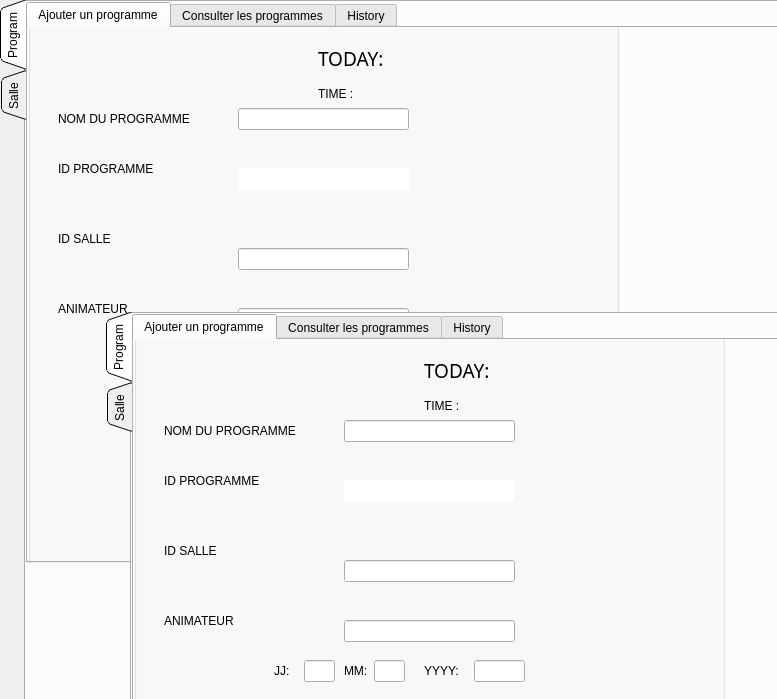
<?xml version="1.0" encoding="UTF-8"?>
<ui version="4.0">
 <class>prog_salle</class>
 <widget class="QDialog" name="prog_salle">
  <property name="geometry">
   <rect>
    <x>0</x>
    <y>0</y>
    <width>777</width>
    <height>699</height>
   </rect>
  </property>
  <property name="windowTitle">
   <string>Dialog</string>
  </property>
  <widget class="QTabWidget" name="tabWidget">
   <property name="geometry">
    <rect>
     <x>0</x>
     <y>0</y>
     <width>1101</width>
     <height>781</height>
    </rect>
   </property>
   <property name="tabPosition">
    <enum>QTabWidget::West</enum>
   </property>
   <property name="tabShape">
    <enum>QTabWidget::Triangular</enum>
   </property>
   <property name="currentIndex">
    <number>0</number>
   </property>
   <widget class="QWidget" name="tab">
    <attribute name="title">
     <string>Program</string>
    </attribute>
    <widget class="QTabWidget" name="suppreimer_tout">
     <property name="geometry">
      <rect>
       <x>0</x>
       <y>0</y>
       <width>1381</width>
       <height>561</height>
      </rect>
     </property>
     <property name="currentIndex">
      <number>0</number>
     </property>
     <widget class="QWidget" name="tab_8">
      <attribute name="title">
       <string>Ajouter un programme</string>
      </attribute>
      <widget class="QGroupBox" name="groupBox_2">
       <property name="geometry">
        <rect>
         <x>0</x>
         <y>-20</y>
         <width>591</width>
         <height>561</height>
        </rect>
       </property>
       <property name="title">
        <string>ajout</string>
       </property>
       <widget class="QLabel" name="label_26">
        <property name="geometry">
         <rect>
          <x>30</x>
          <y>280</y>
          <width>141</width>
          <height>41</height>
         </rect>
        </property>
        <property name="text">
         <string>ANIMATEUR</string>
        </property>
       </widget>
       <widget class="QLabel" name="label_27">
        <property name="geometry">
         <rect>
          <x>30</x>
          <y>90</y>
          <width>141</width>
          <height>41</height>
         </rect>
        </property>
        <property name="text">
         <string>NOM DU PROGRAMME</string>
        </property>
       </widget>
       <widget class="QPushButton" name="bp_ajout_2">
        <property name="geometry">
         <rect>
          <x>170</x>
          <y>410</y>
          <width>121</width>
          <height>28</height>
         </rect>
        </property>
        <property name="styleSheet">
         <string notr="true">background-color: rgb(255, 125, 60);</string>
        </property>
        <property name="text">
         <string>Ajout D'emission</string>
        </property>
       </widget>
       <widget class="QLabel" name="label_28">
        <property name="geometry">
         <rect>
          <x>30</x>
          <y>150</y>
          <width>141</width>
          <height>21</height>
         </rect>
        </property>
        <property name="text">
         <string>ID PROGRAMME</string>
        </property>
       </widget>
       <widget class="QLabel" name="label_29">
        <property name="geometry">
         <rect>
          <x>30</x>
          <y>210</y>
          <width>141</width>
          <height>41</height>
         </rect>
        </property>
        <property name="text">
         <string>ID SALLE</string>
        </property>
       </widget>
       <widget class="QLineEdit" name="le_nom_p">
        <property name="geometry">
         <rect>
          <x>210</x>
          <y>100</y>
          <width>171</width>
          <height>22</height>
         </rect>
        </property>
       </widget>
       <widget class="QLineEdit" name="le_id_p">
        <property name="geometry">
         <rect>
          <x>210</x>
          <y>160</y>
          <width>171</width>
          <height>22</height>
         </rect>
        </property>
        <property name="mouseTracking">
         <bool>false</bool>
        </property>
        <property name="acceptDrops">
         <bool>false</bool>
        </property>
        <property name="frame">
         <bool>false</bool>
        </property>
       </widget>
       <widget class="QLineEdit" name="le_ids_2">
        <property name="geometry">
         <rect>
          <x>210</x>
          <y>240</y>
          <width>171</width>
          <height>22</height>
         </rect>
        </property>
       </widget>
       <widget class="QLineEdit" name="le_anim_2">
        <property name="geometry">
         <rect>
          <x>210</x>
          <y>300</y>
          <width>171</width>
          <height>22</height>
         </rect>
        </property>
       </widget>
       <widget class="QLabel" name="label_30">
        <property name="geometry">
         <rect>
          <x>120</x>
          <y>460</y>
          <width>91</width>
          <height>20</height>
         </rect>
        </property>
        <property name="text">
         <string>ID a supprimer:</string>
        </property>
       </widget>
       <widget class="QLineEdit" name="le_id_supp_3">
        <property name="geometry">
         <rect>
          <x>230</x>
          <y>450</y>
          <width>113</width>
          <height>31</height>
         </rect>
        </property>
       </widget>
       <widget class="QPushButton" name="le_id_supp_4">
        <property name="geometry">
         <rect>
          <x>240</x>
          <y>500</y>
          <width>93</width>
          <height>28</height>
         </rect>
        </property>
        <property name="text">
         <string>Supprimer</string>
        </property>
       </widget>
       <widget class="QPushButton" name="modif_2">
        <property name="geometry">
         <rect>
          <x>330</x>
          <y>410</y>
          <width>93</width>
          <height>28</height>
         </rect>
        </property>
        <property name="text">
         <string>Modifier</string>
        </property>
       </widget>
       <widget class="QLabel" name="label_31">
        <property name="geometry">
         <rect>
          <x>140</x>
          <y>340</y>
          <width>21</width>
          <height>21</height>
         </rect>
        </property>
        <property name="text">
         <string>JJ:</string>
        </property>
       </widget>
       <widget class="QLabel" name="label_32">
        <property name="geometry">
         <rect>
          <x>210</x>
          <y>340</y>
          <width>31</width>
          <height>21</height>
         </rect>
        </property>
        <property name="text">
         <string>MM:</string>
        </property>
       </widget>
       <widget class="QLabel" name="label_33">
        <property name="geometry">
         <rect>
          <x>290</x>
          <y>340</y>
          <width>41</width>
          <height>21</height>
         </rect>
        </property>
        <property name="text">
         <string>YYYY:</string>
        </property>
       </widget>
       <widget class="QLineEdit" name="jj_2">
        <property name="geometry">
         <rect>
          <x>170</x>
          <y>340</y>
          <width>31</width>
          <height>22</height>
         </rect>
        </property>
       </widget>
       <widget class="QLineEdit" name="mm_2">
        <property name="geometry">
         <rect>
          <x>240</x>
          <y>340</y>
          <width>31</width>
          <height>22</height>
         </rect>
        </property>
       </widget>
       <widget class="QLineEdit" name="yyyy_2">
        <property name="geometry">
         <rect>
          <x>340</x>
          <y>340</y>
          <width>51</width>
          <height>22</height>
         </rect>
        </property>
       </widget>
       <widget class="QLabel" name="label_34">
        <property name="geometry">
         <rect>
          <x>120</x>
          <y>380</y>
          <width>41</width>
          <height>21</height>
         </rect>
        </property>
        <property name="text">
         <string>Heure:</string>
        </property>
       </widget>
       <widget class="QLabel" name="label_35">
        <property name="geometry">
         <rect>
          <x>250</x>
          <y>380</y>
          <width>31</width>
          <height>21</height>
         </rect>
        </property>
        <property name="text">
         <string>min:</string>
        </property>
       </widget>
       <widget class="QLineEdit" name="hh_2">
        <property name="geometry">
         <rect>
          <x>170</x>
          <y>380</y>
          <width>31</width>
          <height>22</height>
         </rect>
        </property>
       </widget>
       <widget class="QLineEdit" name="min_2">
        <property name="geometry">
         <rect>
          <x>290</x>
          <y>380</y>
          <width>31</width>
          <height>22</height>
         </rect>
        </property>
       </widget>
       <widget class="QLabel" name="label_36">
        <property name="geometry">
         <rect>
          <x>290</x>
          <y>40</y>
          <width>81</width>
          <height>21</height>
         </rect>
        </property>
        <property name="font">
         <font>
          <family>Dubai</family>
          <pointsize>14</pointsize>
         </font>
        </property>
        <property name="text">
         <string>TODAY:</string>
        </property>
       </widget>
       <widget class="QLabel" name="label_37">
        <property name="geometry">
         <rect>
          <x>290</x>
          <y>70</y>
          <width>61</width>
          <height>31</height>
         </rect>
        </property>
        <property name="styleSheet">
         <string notr="true">font: 57 12pt &quot;Dubai Medium&quot;;</string>
        </property>
        <property name="text">
         <string>TIME :</string>
        </property>
       </widget>
       <widget class="QLabel" name="time_4">
        <property name="geometry">
         <rect>
          <x>360</x>
          <y>70</y>
          <width>221</width>
          <height>31</height>
         </rect>
        </property>
        <property name="font">
         <font>
          <family>MS Shell Dlg 2</family>
          <pointsize>18</pointsize>
         </font>
        </property>
        <property name="text">
         <string/>
        </property>
       </widget>
       <widget class="QLabel" name="date_2">
        <property name="geometry">
         <rect>
          <x>375</x>
          <y>35</y>
          <width>171</width>
          <height>31</height>
         </rect>
        </property>
        <property name="text">
         <string/>
        </property>
       </widget>
       <widget class="QLineEdit" name="leviwes_2">
        <property name="geometry">
         <rect>
          <x>450</x>
          <y>380</y>
          <width>61</width>
          <height>22</height>
         </rect>
        </property>
       </widget>
       <widget class="QLabel" name="label_38">
        <property name="geometry">
         <rect>
          <x>390</x>
          <y>380</y>
          <width>41</width>
          <height>21</height>
         </rect>
        </property>
        <property name="text">
         <string>views:</string>
        </property>
       </widget>
      </widget>
     </widget>
     <widget class="QWidget" name="tab_9">
      <attribute name="title">
       <string>Consulter les programmes</string>
      </attribute>
      <widget class="QTableView" name="tableView_7">
       <property name="geometry">
        <rect>
         <x>20</x>
         <y>250</y>
         <width>731</width>
         <height>231</height>
        </rect>
       </property>
       <property name="styleSheet">
        <string notr="true"/>
       </property>
      </widget>
      <widget class="QLabel" name="label_39">
       <property name="geometry">
        <rect>
         <x>120</x>
         <y>65</y>
         <width>71</width>
         <height>21</height>
        </rect>
       </property>
       <property name="text">
        <string>Recherche:</string>
       </property>
      </widget>
      <widget class="QLineEdit" name="le_rech_2">
       <property name="geometry">
        <rect>
         <x>280</x>
         <y>60</y>
         <width>181</width>
         <height>22</height>
        </rect>
       </property>
      </widget>
      <widget class="QTableView" name="tableView_8">
       <property name="geometry">
        <rect>
         <x>210</x>
         <y>100</y>
         <width>331</width>
         <height>131</height>
        </rect>
       </property>
      </widget>
      <widget class="QPushButton" name="pushButton_4">
       <property name="geometry">
        <rect>
         <x>490</x>
         <y>60</y>
         <width>93</width>
         <height>28</height>
        </rect>
       </property>
       <property name="text">
        <string>recherch</string>
       </property>
      </widget>
      <widget class="QPushButton" name="le_tri_2">
       <property name="geometry">
        <rect>
         <x>340</x>
         <y>490</y>
         <width>93</width>
         <height>28</height>
        </rect>
       </property>
       <property name="text">
        <string>Trier</string>
       </property>
      </widget>
      <widget class="QPushButton" name="pdf_2">
       <property name="geometry">
        <rect>
         <x>460</x>
         <y>490</y>
         <width>93</width>
         <height>28</height>
        </rect>
       </property>
       <property name="text">
        <string>PDF</string>
       </property>
      </widget>
      <widget class="QLabel" name="time_5">
       <property name="geometry">
        <rect>
         <x>250</x>
         <y>10</y>
         <width>221</width>
         <height>31</height>
        </rect>
       </property>
       <property name="font">
        <font>
         <family>MS Shell Dlg 2</family>
         <pointsize>18</pointsize>
        </font>
       </property>
       <property name="text">
        <string/>
       </property>
      </widget>
      <widget class="QLabel" name="label_40">
       <property name="geometry">
        <rect>
         <x>130</x>
         <y>20</y>
         <width>91</width>
         <height>20</height>
        </rect>
       </property>
       <property name="text">
        <string>Game time</string>
       </property>
      </widget>
      <widget class="QLabel" name="time_6">
       <property name="geometry">
        <rect>
         <x>240</x>
         <y>20</y>
         <width>221</width>
         <height>31</height>
        </rect>
       </property>
       <property name="font">
        <font>
         <family>MS Shell Dlg 2</family>
         <pointsize>18</pointsize>
        </font>
       </property>
       <property name="text">
        <string/>
       </property>
      </widget>
      <widget class="QComboBox" name="week_2">
       <property name="geometry">
        <rect>
         <x>520</x>
         <y>20</y>
         <width>73</width>
         <height>22</height>
        </rect>
       </property>
       <item>
        <property name="text">
         <string>WEEK</string>
        </property>
       </item>
       <item>
        <property name="text">
         <string>1</string>
        </property>
       </item>
       <item>
        <property name="text">
         <string>2</string>
        </property>
       </item>
       <item>
        <property name="text">
         <string>3</string>
        </property>
       </item>
       <item>
        <property name="text">
         <string>4</string>
        </property>
       </item>
       <item>
        <property name="text">
         <string>5</string>
        </property>
       </item>
       <item>
        <property name="text">
         <string>6</string>
        </property>
       </item>
       <item>
        <property name="text">
         <string>7</string>
        </property>
       </item>
       <item>
        <property name="text">
         <string>8</string>
        </property>
       </item>
       <item>
        <property name="text">
         <string>9</string>
        </property>
       </item>
       <item>
        <property name="text">
         <string>10</string>
        </property>
       </item>
       <item>
        <property name="text">
         <string>11</string>
        </property>
       </item>
       <item>
        <property name="text">
         <string>12</string>
        </property>
       </item>
      </widget>
     </widget>
     <widget class="QWidget" name="tab_10">
      <attribute name="title">
       <string>History</string>
      </attribute>
      <widget class="QTableView" name="tableView_9">
       <property name="geometry">
        <rect>
         <x>90</x>
         <y>10</y>
         <width>571</width>
         <height>341</height>
        </rect>
       </property>
      </widget>
      <widget class="QPushButton" name="historique_2">
       <property name="geometry">
        <rect>
         <x>130</x>
         <y>370</y>
         <width>93</width>
         <height>28</height>
        </rect>
       </property>
       <property name="text">
        <string>Historique</string>
       </property>
      </widget>
      <widget class="QPushButton" name="chart_2">
       <property name="geometry">
        <rect>
         <x>550</x>
         <y>370</y>
         <width>93</width>
         <height>28</height>
        </rect>
       </property>
       <property name="text">
        <string>stat</string>
       </property>
      </widget>
      <widget class="QPushButton" name="supprimer_historique_2">
       <property name="geometry">
        <rect>
         <x>340</x>
         <y>430</y>
         <width>93</width>
         <height>28</height>
        </rect>
       </property>
       <property name="text">
        <string>supprimer</string>
       </property>
      </widget>
      <widget class="QLineEdit" name="le_supph_2">
       <property name="geometry">
        <rect>
         <x>180</x>
         <y>430</y>
         <width>113</width>
         <height>22</height>
        </rect>
       </property>
      </widget>
      <widget class="QPushButton" name="supprimer_tout_2">
       <property name="geometry">
        <rect>
         <x>470</x>
         <y>430</y>
         <width>101</width>
         <height>28</height>
        </rect>
       </property>
       <property name="text">
        <string>supprimer tout</string>
       </property>
      </widget>
     </widget>
    </widget>
    <widget class="QTabWidget" name="tabWidget_2">
     <property name="geometry">
      <rect>
       <x>80</x>
       <y>310</y>
       <width>1101</width>
       <height>781</height>
      </rect>
     </property>
     <property name="tabPosition">
      <enum>QTabWidget::West</enum>
     </property>
     <property name="tabShape">
      <enum>QTabWidget::Triangular</enum>
     </property>
     <property name="currentIndex">
      <number>0</number>
     </property>
     <widget class="QWidget" name="tab_3">
      <attribute name="title">
       <string>Program</string>
      </attribute>
      <widget class="QTabWidget" name="suppreimer_tout_2">
       <property name="geometry">
        <rect>
         <x>0</x>
         <y>0</y>
         <width>1381</width>
         <height>561</height>
        </rect>
       </property>
       <property name="currentIndex">
        <number>0</number>
       </property>
       <widget class="QWidget" name="tab_11">
        <attribute name="title">
         <string>Ajouter un programme</string>
        </attribute>
        <widget class="QGroupBox" name="groupBox_3">
         <property name="geometry">
          <rect>
           <x>0</x>
           <y>-20</y>
           <width>591</width>
           <height>561</height>
          </rect>
         </property>
         <property name="title">
          <string>ajout</string>
         </property>
         <widget class="QLabel" name="label_41">
          <property name="geometry">
           <rect>
            <x>30</x>
            <y>280</y>
            <width>141</width>
            <height>41</height>
           </rect>
          </property>
          <property name="text">
           <string>ANIMATEUR</string>
          </property>
         </widget>
         <widget class="QLabel" name="label_42">
          <property name="geometry">
           <rect>
            <x>30</x>
            <y>90</y>
            <width>141</width>
            <height>41</height>
           </rect>
          </property>
          <property name="text">
           <string>NOM DU PROGRAMME</string>
          </property>
         </widget>
         <widget class="QPushButton" name="bp_ajout_3">
          <property name="geometry">
           <rect>
            <x>170</x>
            <y>410</y>
            <width>121</width>
            <height>28</height>
           </rect>
          </property>
          <property name="styleSheet">
           <string notr="true">background-color: rgb(255, 125, 60);</string>
          </property>
          <property name="text">
           <string>Ajout D'emission</string>
          </property>
         </widget>
         <widget class="QLabel" name="label_43">
          <property name="geometry">
           <rect>
            <x>30</x>
            <y>150</y>
            <width>141</width>
            <height>21</height>
           </rect>
          </property>
          <property name="text">
           <string>ID PROGRAMME</string>
          </property>
         </widget>
         <widget class="QLabel" name="label_44">
          <property name="geometry">
           <rect>
            <x>30</x>
            <y>210</y>
            <width>141</width>
            <height>41</height>
           </rect>
          </property>
          <property name="text">
           <string>ID SALLE</string>
          </property>
         </widget>
         <widget class="QLineEdit" name="le_nom_p_2">
          <property name="geometry">
           <rect>
            <x>210</x>
            <y>100</y>
            <width>171</width>
            <height>22</height>
           </rect>
          </property>
         </widget>
         <widget class="QLineEdit" name="le_id_p_2">
          <property name="geometry">
           <rect>
            <x>210</x>
            <y>160</y>
            <width>171</width>
            <height>22</height>
           </rect>
          </property>
          <property name="mouseTracking">
           <bool>false</bool>
          </property>
          <property name="acceptDrops">
           <bool>false</bool>
          </property>
          <property name="frame">
           <bool>false</bool>
          </property>
         </widget>
         <widget class="QLineEdit" name="le_ids_3">
          <property name="geometry">
           <rect>
            <x>210</x>
            <y>240</y>
            <width>171</width>
            <height>22</height>
           </rect>
          </property>
         </widget>
         <widget class="QLineEdit" name="le_anim_3">
          <property name="geometry">
           <rect>
            <x>210</x>
            <y>300</y>
            <width>171</width>
            <height>22</height>
           </rect>
          </property>
         </widget>
         <widget class="QLabel" name="label_45">
          <property name="geometry">
           <rect>
            <x>120</x>
            <y>460</y>
            <width>91</width>
            <height>20</height>
           </rect>
          </property>
          <property name="text">
           <string>ID a supprimer:</string>
          </property>
         </widget>
         <widget class="QLineEdit" name="le_id_supp_5">
          <property name="geometry">
           <rect>
            <x>230</x>
            <y>450</y>
            <width>113</width>
            <height>31</height>
           </rect>
          </property>
         </widget>
         <widget class="QPushButton" name="le_id_supp_6">
          <property name="geometry">
           <rect>
            <x>240</x>
            <y>500</y>
            <width>93</width>
            <height>28</height>
           </rect>
          </property>
          <property name="text">
           <string>Supprimer</string>
          </property>
         </widget>
         <widget class="QPushButton" name="modif_3">
          <property name="geometry">
           <rect>
            <x>330</x>
            <y>410</y>
            <width>93</width>
            <height>28</height>
           </rect>
          </property>
          <property name="text">
           <string>Modifier</string>
          </property>
         </widget>
         <widget class="QLabel" name="label_46">
          <property name="geometry">
           <rect>
            <x>140</x>
            <y>340</y>
            <width>21</width>
            <height>21</height>
           </rect>
          </property>
          <property name="text">
           <string>JJ:</string>
          </property>
         </widget>
         <widget class="QLabel" name="label_47">
          <property name="geometry">
           <rect>
            <x>210</x>
            <y>340</y>
            <width>31</width>
            <height>21</height>
           </rect>
          </property>
          <property name="text">
           <string>MM:</string>
          </property>
         </widget>
         <widget class="QLabel" name="label_48">
          <property name="geometry">
           <rect>
            <x>290</x>
            <y>340</y>
            <width>41</width>
            <height>21</height>
           </rect>
          </property>
          <property name="text">
           <string>YYYY:</string>
          </property>
         </widget>
         <widget class="QLineEdit" name="jj_3">
          <property name="geometry">
           <rect>
            <x>170</x>
            <y>340</y>
            <width>31</width>
            <height>22</height>
           </rect>
          </property>
         </widget>
         <widget class="QLineEdit" name="mm_3">
          <property name="geometry">
           <rect>
            <x>240</x>
            <y>340</y>
            <width>31</width>
            <height>22</height>
           </rect>
          </property>
         </widget>
         <widget class="QLineEdit" name="yyyy_3">
          <property name="geometry">
           <rect>
            <x>340</x>
            <y>340</y>
            <width>51</width>
            <height>22</height>
           </rect>
          </property>
         </widget>
         <widget class="QLabel" name="label_49">
          <property name="geometry">
           <rect>
            <x>120</x>
            <y>380</y>
            <width>41</width>
            <height>21</height>
           </rect>
          </property>
          <property name="text">
           <string>Heure:</string>
          </property>
         </widget>
         <widget class="QLabel" name="label_50">
          <property name="geometry">
           <rect>
            <x>250</x>
            <y>380</y>
            <width>31</width>
            <height>21</height>
           </rect>
          </property>
          <property name="text">
           <string>min:</string>
          </property>
         </widget>
         <widget class="QLineEdit" name="hh_3">
          <property name="geometry">
           <rect>
            <x>170</x>
            <y>380</y>
            <width>31</width>
            <height>22</height>
           </rect>
          </property>
         </widget>
         <widget class="QLineEdit" name="min_3">
          <property name="geometry">
           <rect>
            <x>290</x>
            <y>380</y>
            <width>31</width>
            <height>22</height>
           </rect>
          </property>
         </widget>
         <widget class="QLabel" name="label_51">
          <property name="geometry">
           <rect>
            <x>290</x>
            <y>40</y>
            <width>81</width>
            <height>21</height>
           </rect>
          </property>
          <property name="font">
           <font>
            <family>Dubai</family>
            <pointsize>14</pointsize>
           </font>
          </property>
          <property name="text">
           <string>TODAY:</string>
          </property>
         </widget>
         <widget class="QLabel" name="label_52">
          <property name="geometry">
           <rect>
            <x>290</x>
            <y>70</y>
            <width>61</width>
            <height>31</height>
           </rect>
          </property>
          <property name="styleSheet">
           <string notr="true">font: 57 12pt &quot;Dubai Medium&quot;;</string>
          </property>
          <property name="text">
           <string>TIME :</string>
          </property>
         </widget>
         <widget class="QLabel" name="time_7">
          <property name="geometry">
           <rect>
            <x>360</x>
            <y>70</y>
            <width>221</width>
            <height>31</height>
           </rect>
          </property>
          <property name="font">
           <font>
            <family>MS Shell Dlg 2</family>
            <pointsize>18</pointsize>
           </font>
          </property>
          <property name="text">
           <string/>
          </property>
         </widget>
         <widget class="QLabel" name="date_3">
          <property name="geometry">
           <rect>
            <x>375</x>
            <y>35</y>
            <width>171</width>
            <height>31</height>
           </rect>
          </property>
          <property name="text">
           <string/>
          </property>
         </widget>
         <widget class="QLineEdit" name="leviwes_3">
          <property name="geometry">
           <rect>
            <x>450</x>
            <y>380</y>
            <width>61</width>
            <height>22</height>
           </rect>
          </property>
         </widget>
         <widget class="QLabel" name="label_53">
          <property name="geometry">
           <rect>
            <x>390</x>
            <y>380</y>
            <width>41</width>
            <height>21</height>
           </rect>
          </property>
          <property name="text">
           <string>views:</string>
          </property>
         </widget>
        </widget>
       </widget>
       <widget class="QWidget" name="tab_12">
        <attribute name="title">
         <string>Consulter les programmes</string>
        </attribute>
        <widget class="QTableView" name="tableView_10">
         <property name="geometry">
          <rect>
           <x>20</x>
           <y>250</y>
           <width>731</width>
           <height>231</height>
          </rect>
         </property>
         <property name="styleSheet">
          <string notr="true"/>
         </property>
        </widget>
        <widget class="QLabel" name="label_54">
         <property name="geometry">
          <rect>
           <x>120</x>
           <y>65</y>
           <width>71</width>
           <height>21</height>
          </rect>
         </property>
         <property name="text">
          <string>Recherche:</string>
         </property>
        </widget>
        <widget class="QLineEdit" name="le_rech_3">
         <property name="geometry">
          <rect>
           <x>280</x>
           <y>60</y>
           <width>181</width>
           <height>22</height>
          </rect>
         </property>
        </widget>
        <widget class="QTableView" name="tableView_11">
         <property name="geometry">
          <rect>
           <x>210</x>
           <y>100</y>
           <width>331</width>
           <height>131</height>
          </rect>
         </property>
        </widget>
        <widget class="QPushButton" name="pushButton_5">
         <property name="geometry">
          <rect>
           <x>490</x>
           <y>60</y>
           <width>93</width>
           <height>28</height>
          </rect>
         </property>
         <property name="text">
          <string>recherch</string>
         </property>
        </widget>
        <widget class="QPushButton" name="le_tri_3">
         <property name="geometry">
          <rect>
           <x>340</x>
           <y>490</y>
           <width>93</width>
           <height>28</height>
          </rect>
         </property>
         <property name="text">
          <string>Trier</string>
         </property>
        </widget>
        <widget class="QPushButton" name="pdf_3">
         <property name="geometry">
          <rect>
           <x>460</x>
           <y>490</y>
           <width>93</width>
           <height>28</height>
          </rect>
         </property>
         <property name="text">
          <string>PDF</string>
         </property>
        </widget>
        <widget class="QLabel" name="time_8">
         <property name="geometry">
          <rect>
           <x>250</x>
           <y>10</y>
           <width>221</width>
           <height>31</height>
          </rect>
         </property>
         <property name="font">
          <font>
           <family>MS Shell Dlg 2</family>
           <pointsize>18</pointsize>
          </font>
         </property>
         <property name="text">
          <string/>
         </property>
        </widget>
        <widget class="QLabel" name="label_55">
         <property name="geometry">
          <rect>
           <x>130</x>
           <y>20</y>
           <width>91</width>
           <height>20</height>
          </rect>
         </property>
         <property name="text">
          <string>Game time</string>
         </property>
        </widget>
        <widget class="QLabel" name="time_9">
         <property name="geometry">
          <rect>
           <x>240</x>
           <y>20</y>
           <width>221</width>
           <height>31</height>
          </rect>
         </property>
         <property name="font">
          <font>
           <family>MS Shell Dlg 2</family>
           <pointsize>18</pointsize>
          </font>
         </property>
         <property name="text">
          <string/>
         </property>
        </widget>
        <widget class="QComboBox" name="week_3">
         <property name="geometry">
          <rect>
           <x>520</x>
           <y>20</y>
           <width>73</width>
           <height>22</height>
          </rect>
         </property>
         <item>
          <property name="text">
           <string>WEEK</string>
          </property>
         </item>
         <item>
          <property name="text">
           <string>1</string>
          </property>
         </item>
         <item>
          <property name="text">
           <string>2</string>
          </property>
         </item>
         <item>
          <property name="text">
           <string>3</string>
          </property>
         </item>
         <item>
          <property name="text">
           <string>4</string>
          </property>
         </item>
         <item>
          <property name="text">
           <string>5</string>
          </property>
         </item>
         <item>
          <property name="text">
           <string>6</string>
          </property>
         </item>
         <item>
          <property name="text">
           <string>7</string>
          </property>
         </item>
         <item>
          <property name="text">
           <string>8</string>
          </property>
         </item>
         <item>
          <property name="text">
           <string>9</string>
          </property>
         </item>
         <item>
          <property name="text">
           <string>10</string>
          </property>
         </item>
         <item>
          <property name="text">
           <string>11</string>
          </property>
         </item>
         <item>
          <property name="text">
           <string>12</string>
          </property>
         </item>
        </widget>
       </widget>
       <widget class="QWidget" name="tab_13">
        <attribute name="title">
         <string>History</string>
        </attribute>
        <widget class="QTableView" name="tableView_12">
         <property name="geometry">
          <rect>
           <x>90</x>
           <y>10</y>
           <width>571</width>
           <height>341</height>
          </rect>
         </property>
        </widget>
        <widget class="QPushButton" name="historique_3">
         <property name="geometry">
          <rect>
           <x>130</x>
           <y>370</y>
           <width>93</width>
           <height>28</height>
          </rect>
         </property>
         <property name="text">
          <string>Historique</string>
         </property>
        </widget>
        <widget class="QPushButton" name="chart_3">
         <property name="geometry">
          <rect>
           <x>550</x>
           <y>370</y>
           <width>93</width>
           <height>28</height>
          </rect>
         </property>
         <property name="text">
          <string>stat</string>
         </property>
        </widget>
        <widget class="QPushButton" name="supprimer_historique_3">
         <property name="geometry">
          <rect>
           <x>340</x>
           <y>430</y>
           <width>93</width>
           <height>28</height>
          </rect>
         </property>
         <property name="text">
          <string>supprimer</string>
         </property>
        </widget>
        <widget class="QLineEdit" name="le_supph_3">
         <property name="geometry">
          <rect>
           <x>180</x>
           <y>430</y>
           <width>113</width>
           <height>22</height>
          </rect>
         </property>
        </widget>
        <widget class="QPushButton" name="supprimer_tout_3">
         <property name="geometry">
          <rect>
           <x>470</x>
           <y>430</y>
           <width>101</width>
           <height>28</height>
          </rect>
         </property>
         <property name="text">
          <string>supprimer tout</string>
         </property>
        </widget>
       </widget>
      </widget>
     </widget>
     <widget class="QWidget" name="tab_4">
      <attribute name="title">
       <string>Salle</string>
      </attribute>
     </widget>
    </widget>
   </widget>
   <widget class="QWidget" name="tab_2">
    <attribute name="title">
     <string>Salle</string>
    </attribute>
   </widget>
  </widget>
 </widget>
 <resources/>
 <connections/>
</ui>
